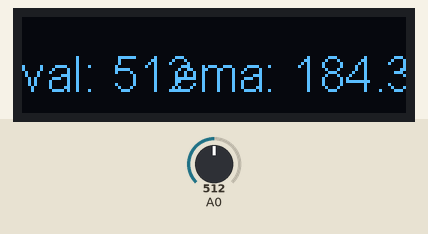
Simulated run of this program. Board: ESP8266 (NodeMCU). Parts: 128×32 one-colour display. Inputs (shaded band) come from the test bench; at power-on: A0 = 512. What the program prints to the serial monitor is not drawn.

Above: at 1.8 s.
1.9 s: A0 set to 716
At 2.7 s:
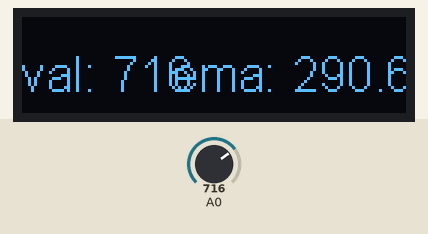
4.5 s: A0 set to 900
At 5.8 s:
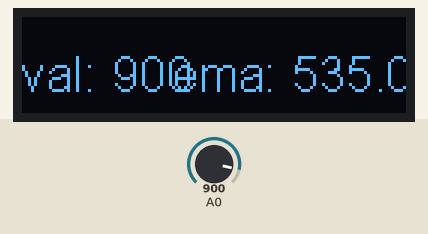
7.5 s: A0 set to 1023
At 8.8 s:
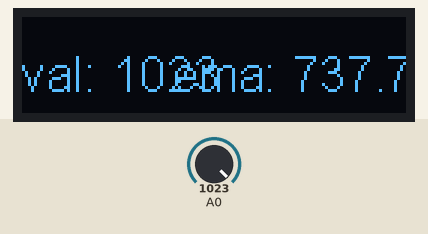
Timing chart, 0 to 10.5 s (numbered marks = the images above; inputs shaded):
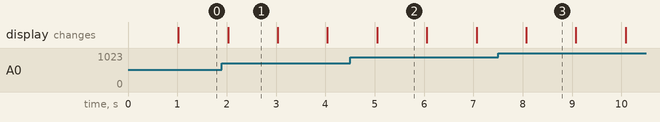

Measured:
- what the display in image 1 shows lasts 1.0 s, from 2.0 s to 3.0 s

The program:

main.cpp
```cpp
#include <Arduino.h>
#include <SSD1306.h>
SSD1306   display(0x3c,4,5, GEOMETRY_128_32);

int val=0;
double data[100];
double ema=data[0];
int datasize;
double alpha;
int size=0;
char valStr[100];
char emaStr[100];

void setup(){
  Serial.begin(115200);
  display.init();
  display.flipScreenVertically();
  display.setFont(ArialMT_Plain_16);
}

void loop(){
    val=analogRead(0);
    data[size]=val;
    alpha=0.2;
    ema=alpha*data[size]+(1-alpha)*ema;
    size++;
    Serial.print("val:");
    Serial.println(val);
    Serial.print("ema:");
    Serial.println(ema);
    snprintf(valStr, sizeof(valStr), "%d", val);
    snprintf(emaStr, sizeof(emaStr), "%f", ema);
    display.clear();
    display.drawString(0,10,"val:");
    display.drawString(30,10,valStr);
    display.drawString(50,10,"ema:");
    display.drawString(90,10,emaStr);
    display.display();
    delay(1000);
}
```
